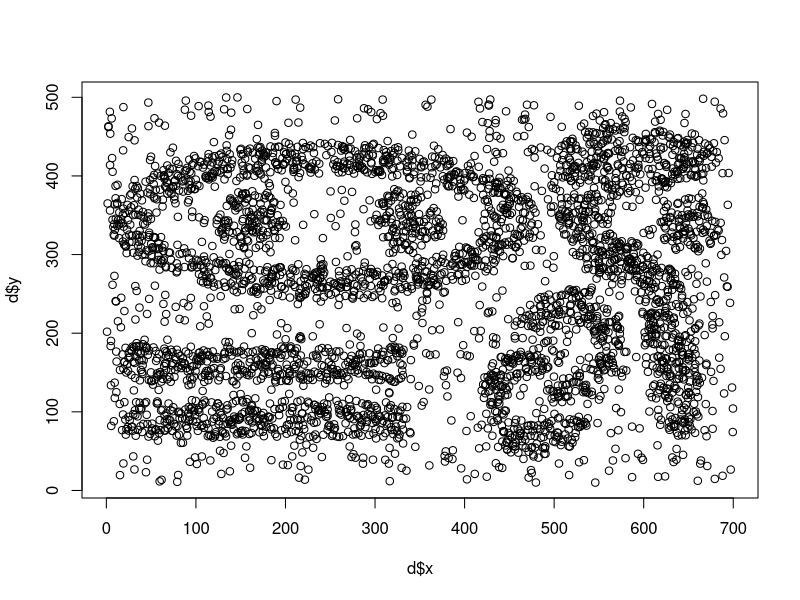
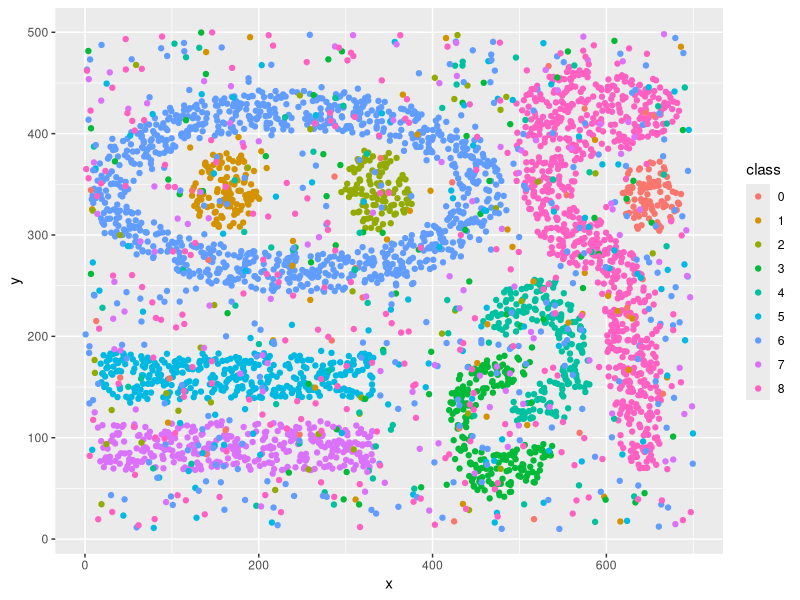
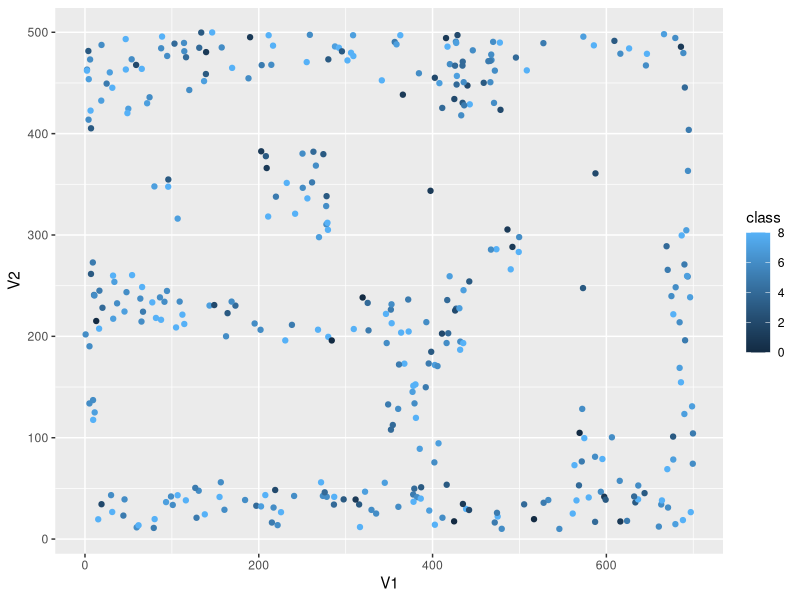
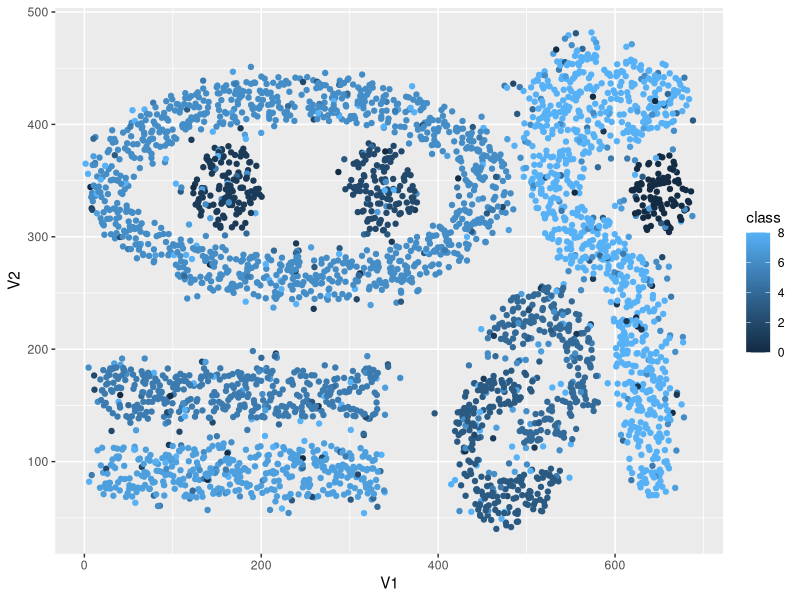
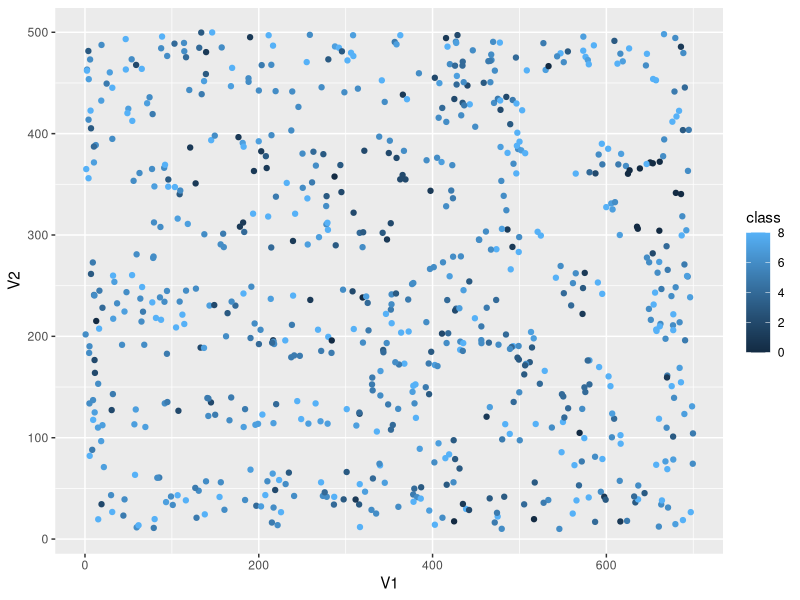
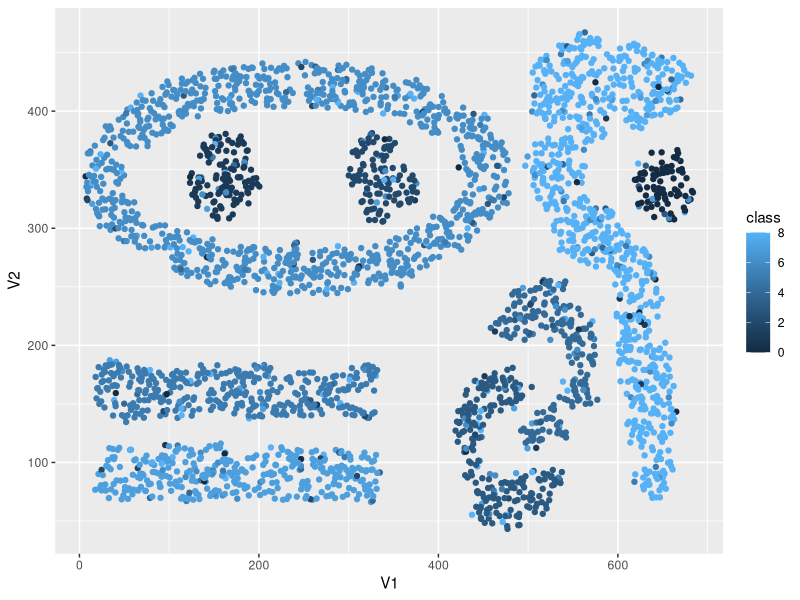
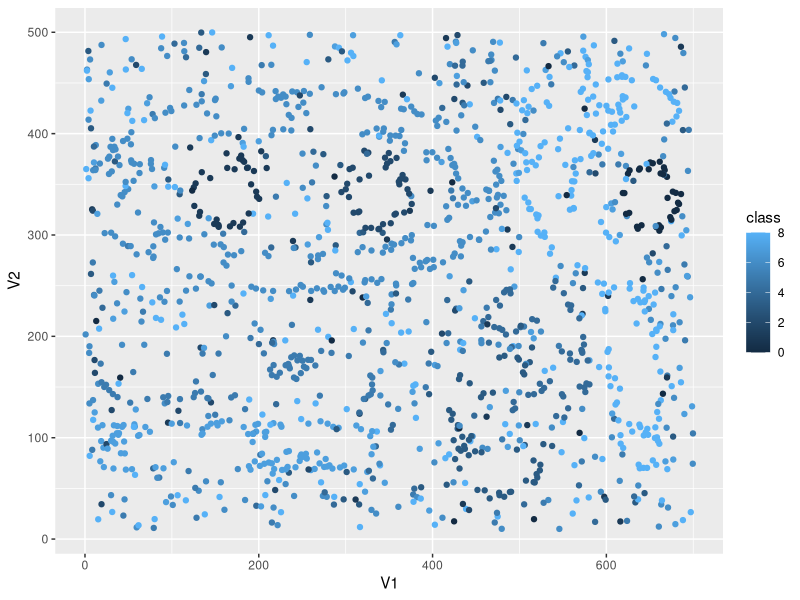
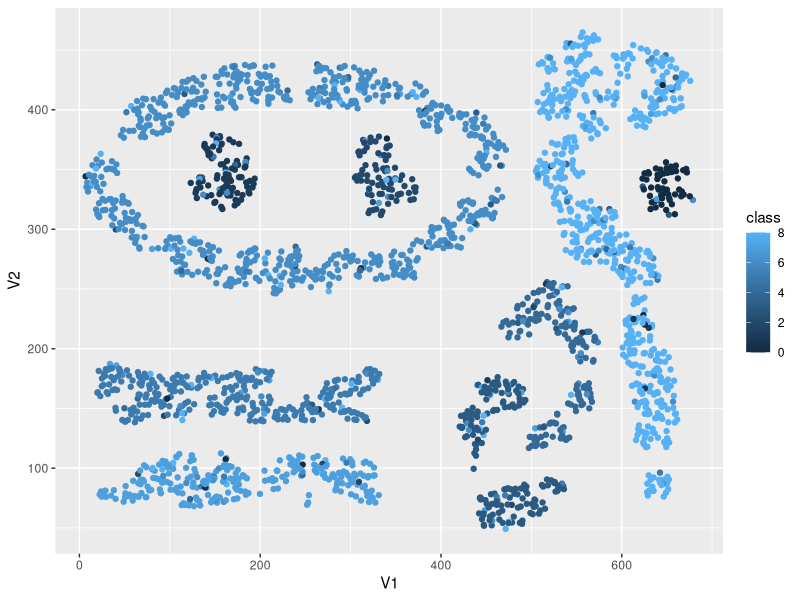

The R source for these figures, in order:
Complex9_RN32 <- read.csv("Complex9_RN32.txt", header=FALSE)

#Task 0
d<-data.frame(x=Complex9_RN32[,1],y=Complex9_RN32[,2],class=factor(Complex9_RN32[,3]))
plot(d$x,d$y)
require("lattice")
require("ggplot2")
ggplot(d, aes(x=x, y=y, colour=class))+ geom_point()


#Task 2 K nearest neighbor outlier detection algorithm
#function to get distance matrix using manhattan distance
mdist<-function(a)
{
  scaled<-scale(a)
  
  A<-dist(scaled, method = "manhattan")
  
  return (A)
}

#calling distance function and convertion dist obj to a matrix
dMatrix = mdist(data.frame(Complex9_RN32[,1:2]))
dMatrix = as.matrix(dMatrix)

#creating copy of Complex9 dataset and initializing the 'ols' column
C9_32 = Complex9_RN32
C9_32$ols = NA
colnames(C9_32)[3] = "class"

#for loop that gives each data point an outlier score
for(i in 1:nrow(dMatrix)){
  #sorts distance of nearest neighbors to get the closests K neighbors
  tempRow = sort(dMatrix[i,])
  #grabs K neighbors and averages their distances up; K is 20 in this case
  C9_32[i,4] = sum(tempRow[2:20])/20
}

#normalizes outlier scores so that they are between [0,1]
maxs = max(C9_32$ols)
mins = min(C9_32$ols)
C9_32$ols = scale(C9_32$ols, center = mins, scale = maxs - mins)

#sorts dataset based in decreasing order based on a point's outlier score
C9_32 = C9_32[order(C9_32$ols, decreasing = TRUE),]

#setting the first 9% of datapoints to be outliers
outliers = C9_32[1:360,]
remaining = C9_32[361:3999,]
#visualizing outliers
ggplot(outliers, aes(x=V1, y=V2, colour=class))+ geom_point()
ggplot(remaining, aes(x=V1, y=V2, colour=class))+ geom_point()

#setting the first 18% of datapoints to be outliers
outliers = C9_32[1:720,]
remaining = C9_32[721:3999,]
#visualizing outliers
ggplot(outliers, aes(x=V1, y=V2, colour=class))+ geom_point()
ggplot(remaining, aes(x=V1, y=V2, colour=class))+ geom_point()

#setting the first 36% of datapoints to be outliers
outliers = C9_32[1:1440,]
remaining = C9_32[1441:3999,]
#visualizing outliers
ggplot(outliers, aes(x=V1, y=V2, colour=class))+ geom_point()
ggplot(remaining, aes(x=V1, y=V2, colour=class))+ geom_point()

#histogram of the ols column of the first 36%
hist(outliers$ols, main = "", xlab = "OLS")
